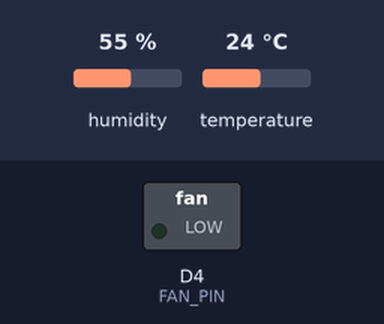
The sketch below on a simulated Arduino MKR. Parts: switched loads named in the sketch (green lamp = pin HIGH). The inputs (shaded band) are chosen by the test bench; at power-on: temperature 24 °C, humidity 55 %. WiFi joins after 1.5 s; servers stay silent unless stated.

Above: at 3.7 s.
3.8 s: temperature set to 28 °C
22.5 s: temperature set to 31 °C
At 31.0 s:
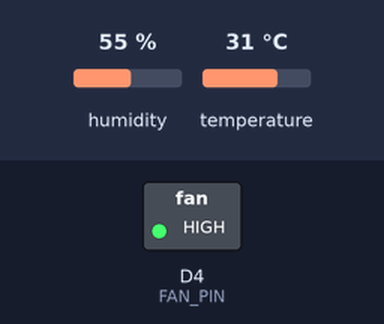
41.2 s: temperature set to 12 °C
At 47.1 s:
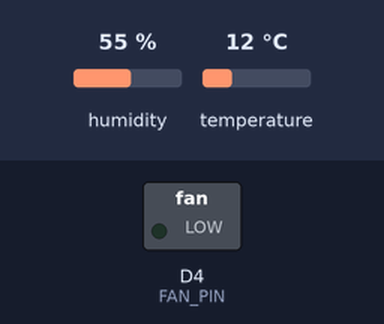
59.9 s: temperature set to 33 °C
At 61.6 s:
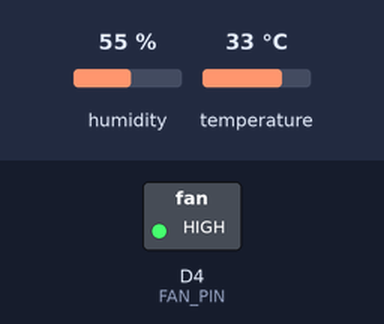
Timing chart, 0 to 63.1 s (numbered marks = the images above; inputs shaded):
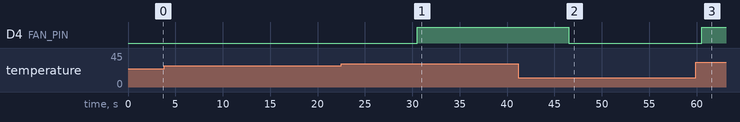

The sketch:

domo.ino
```cpp
#include <Adafruit_Sensor.h>
#include <DHT.h>
#include <SPI.h>
#include <WiFi101.h>
#include <UbidotsArduino.h>

int const DHT_PIN  = 5;
int const DHT_TYPE = DHT11;
int const FAN_PIN  = 4;

char ID_TEMP [] = "5b14aab6642ab6389cd81c04";
char ID_HUMI [] = "5b14ac57642ab63ac843b882";
char ID_FAN  [] = "5b0cc856642ab67ab668a90a";
char ID_AUTO [] = "5b16e732642ab60aa533763e";
char ID_LIMIT[] = "5b195b24642ab62cefb9ebf2";
char TOKEN   [] = "BBFF-J4H9tdvAFxGTcAdZkaZy7nEcfFznH9";

char const SSID[] = "agus";
char const PASS[] = "catalina";

unsigned long const WAIT_SEND    = 15UL * 1000 * 60; //15 minutes
unsigned long const WAIT_MEASURE = 15UL * 1000;      //15 seconds
unsigned long const WAIT_FAN     = 2UL  * 1000;      //2 seconds
unsigned long const WAIT_AUTO    = 2UL  * 1000;      //2 seconds
unsigned long const WAIT_USER    = 2UL  * 1000;      //2 seconds

int connection_status = WL_IDLE_STATUS;

unsigned long last_send    = 0UL;
unsigned long last_measure = 0UL;
unsigned long last_fan     = 0UL;
unsigned long last_auto    = 0UL;
unsigned long last_user    = 0UL;

Ubidots client(TOKEN);

DHT dht(DHT_PIN, DHT_TYPE);

float temperature = 0.0f;
float humidity    = 0.0f;

bool  fan_status        = LOW;
bool  auto_mode         = true;
float temperature_limit = 30.0f;

void setup() {
  Serial.begin(9600);

#ifdef DEBUG
  while(!Serial);
#endif

  dht.begin();

  pinMode(FAN_PIN, OUTPUT);
  digitalWrite(FAN_PIN, LOW);

  if(WiFi.status() == WL_NO_SHIELD) {
#ifdef DEBUG
    Serial.println("WiFi shield not present.");
#endif

    while (true);
  }

#ifdef DEBUG
  String fv = WiFi.firmwareVersion();
  if (fv != "1.1.0") {
    Serial.println("Please upgrade the firmware.");
  }
#endif

  while(connection_status != WL_CONNECTED) {
#ifdef DEBUG
    Serial.print("Attempting to connect to SSID: ");
    Serial.println(SSID);
#endif

    connection_status = WiFi.begin(SSID, PASS);
    delay(1000);
  }
}

float read_temperature() {
  return dht.readTemperature();
}

float read_humidity() {
  return dht.readHumidity();
}

bool send_data(float temperature, float humidity) {
  client.add(ID_TEMP, temperature);
  client.add(ID_HUMI, humidity);
  return client.sendAll();
}

bool send_fan_status(bool fan_status) {
  client.add(ID_FAN, fan_status);
  return client.sendAll();
}

bool request_fan_status() {
  float* response_array = client.getValue(ID_FAN);

  if(response_array[0]) {
    return response_array[1];
  } else {
    return fan_status;
  }
}

bool request_auto_mode() {
  float* response_array = client.getValue(ID_AUTO);

  if(response_array[0]) {
    return response_array[1];
  } else {
    return auto_mode;
  }
}

float request_temperature_limit() {
  float* response_array = client.getValue(ID_LIMIT);

  if(response_array[0]) {
    return response_array[1];
  } else {
    return temperature_limit;
  }
}


void loop() {
  unsigned long now = millis();

  if(WAIT_MEASURE < now - last_measure) {
    temperature = read_temperature();
    humidity = read_humidity();
    last_measure = now;
  }

  if(WAIT_SEND < now - last_send) {
    if(send_data(temperature, humidity)) {
      last_send = now;
    }
  }

  if(WAIT_AUTO < now - last_auto) {
    auto_mode = request_auto_mode();
    last_auto = now;
  }

  if(auto_mode) {
    if(WAIT_FAN < now - last_fan) {
      temperature_limit = request_temperature_limit();
      fan_status = temperature >= temperature_limit ? HIGH : LOW;
      digitalWrite(FAN_PIN, fan_status);
      send_fan_status(fan_status);
      last_fan = now;
    }
  } else {
    if(WAIT_USER < now - last_user) {
      fan_status = request_fan_status();
      digitalWrite(FAN_PIN, fan_status);
      last_user = now;
    }
  }
}
```

Measured:
- the behaviour switches between 29 and 30 °C on temperature (found by bisection; images 0 and 1)
- after the input at 3.8 s, every drawn part: stays the same
- after the input at 22.5 s, D4 (FAN_PIN): LOW → HIGH after 8.0 s
- after the input at 41.2 s, D4 (FAN_PIN): HIGH → LOW after 5.3 s
- after the input at 59.9 s, D4 (FAN_PIN): LOW → HIGH after 0.63 s
